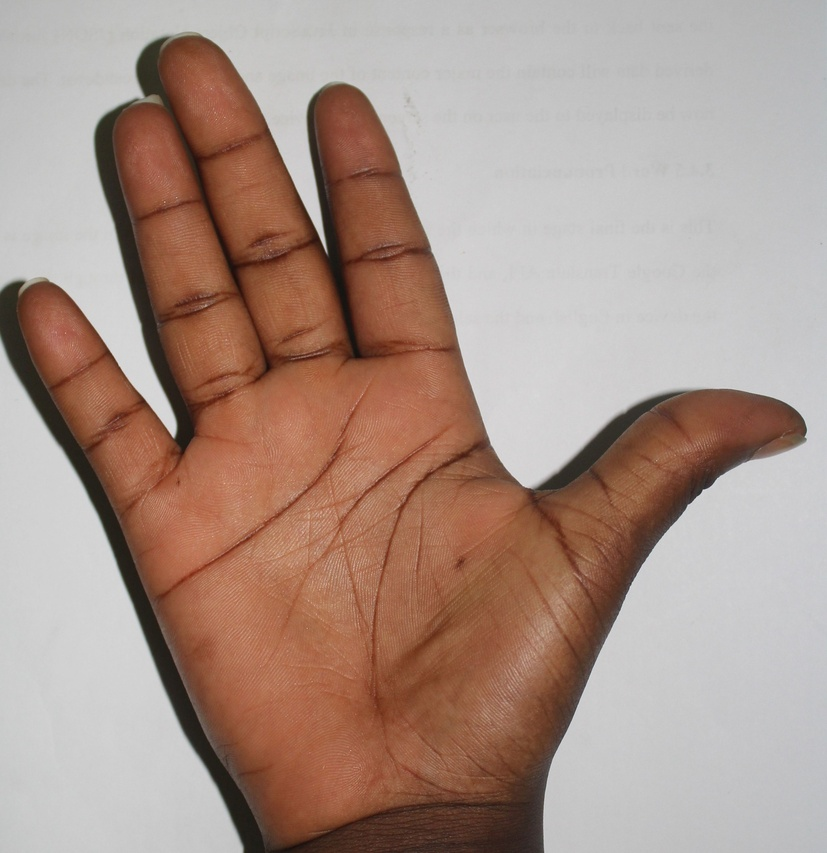
#> input picture src/palm1.JPG, 827 x 853 px, shrunk from 3009 x 3105 before the run
$ python -i my_masking_2.py   (imports and definitions only)   (older library calls are emulated)
#> lines starting #> are read from the running program, lines starting #| are printed output that depends on the picture; after the words box and inside, x2 and y2 are one past the last pixel; in counts of white or black regions, pixels touching at a corner belong together
import cv2
import numpy as np
import os


class ImageMaskingBuilder:
    def __init__(self, image_path: str):
        self.kernel_size = None
        self.image_path: str = image_path
        self.image: np.ndarray = self.__load_image_grayscale()

        self.set_kernel_size()

    # TODO: draft
    def __load_image(self) -> np.ndarray:
        return cv2.imread(self.image_path)

    def __load_image_grayscale(self) -> np.ndarray:
        return cv2.imread(self.image_path, 0)
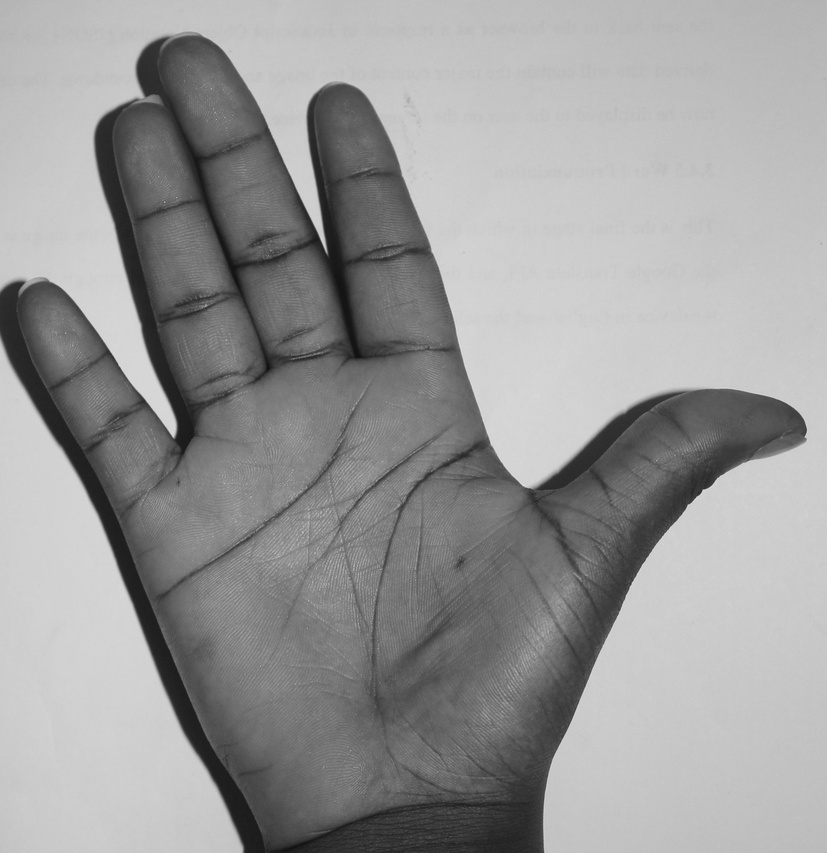
#> returned value: shape (853, 827); min 15, max 230, mean 153

    # TODO: Draft
    def convert_image_grayscale(self):
        self.image = cv2.cvtColor(self.image, cv2.COLOR_BGR2GRAY)

    def set_kernel_size(self, size: int = 3):
        self.kernel_size: np.ndarray = np.ones((size, size), np.uint8)

    def do_adaptive_mean(self, block_size: int = 199, constant: int = 5):
#> called with block_size = 111, constant = 13
        self.image = cv2.adaptiveThreshold(self.image, 255, cv2.ADAPTIVE_THRESH_MEAN_C,
                                           cv2.THRESH_BINARY, block_size, constant)
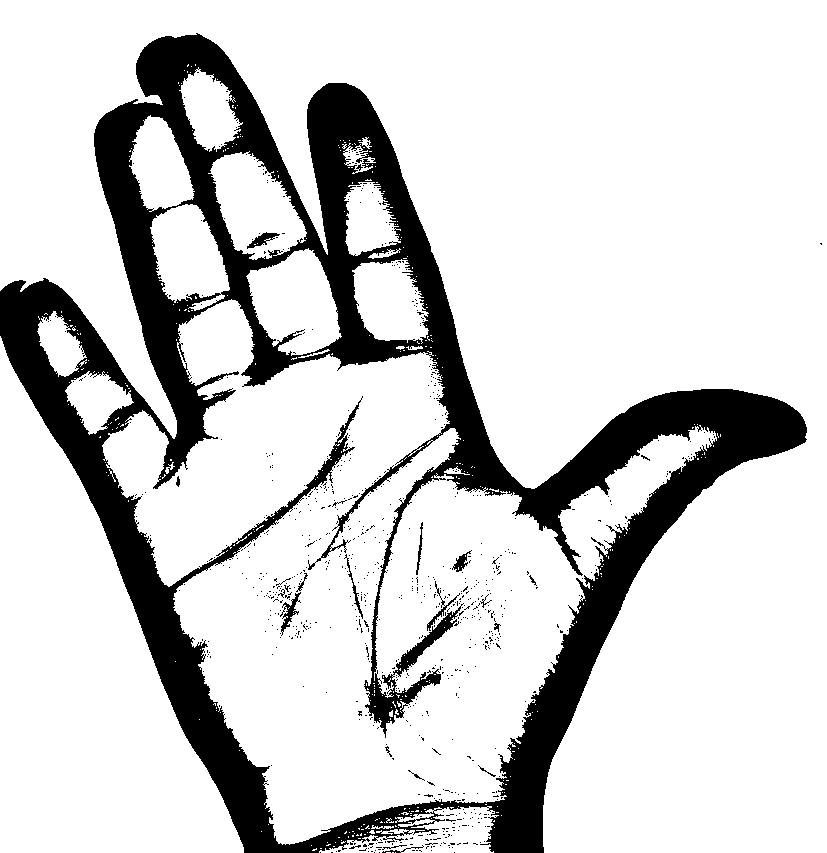
#> self.image: shape (853, 827); 82% white; 805 black regions (784 under 20 px), largest, box (x1, y1, x2, y2) and area: (0, 33, 807, 853) 123535, (280, 592, 301, 636) 270, (247, 232, 280, 249) 212
        return self

    # [4 lines left out: function do_adaptive_gaussian, not called in this run]

    def do_adaptive_mean_fix1(self):
        return self.do_adaptive_mean(111, 13).do_denoise_morphology_close().do_denoise_morphology_open()

    def do_equalize_histogram(self):
        self.image = cv2.equalizeHist(self.image)
        return self

    def do_denoise_morphology_close(self):
        self.image = cv2.morphologyEx(self.image, cv2.MORPH_CLOSE, self.kernel_size)
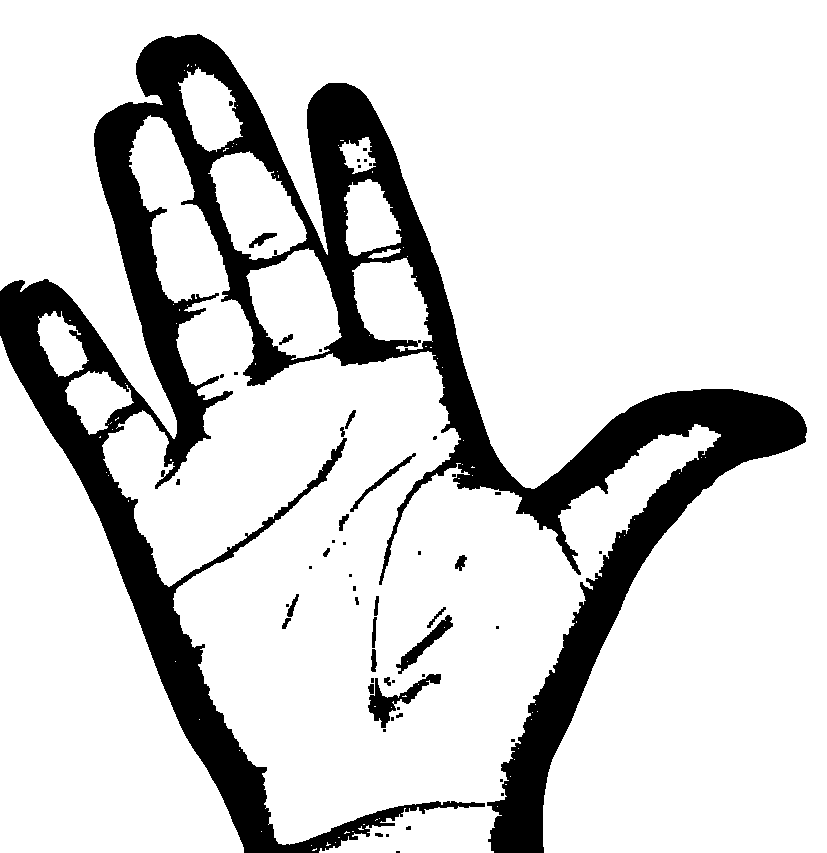
#> self.image: shape (853, 827); 83.2% white; 56 black regions (33 under 20 px), largest, box (x1, y1, x2, y2) and area: (0, 34, 807, 853) 114913, (368, 674, 441, 728) 1095, (396, 615, 453, 674) 732
        return self

    def do_denoise_morphology_open(self):
        self.image = cv2.morphologyEx(self.image, cv2.MORPH_OPEN, self.kernel_size)
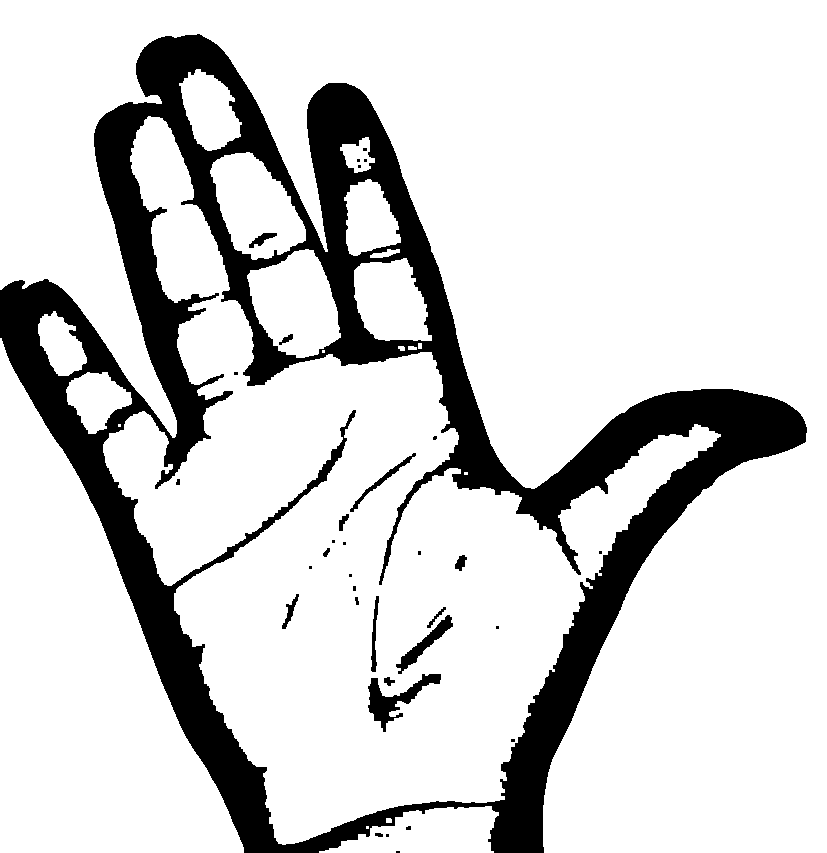
#> self.image: shape (853, 827); 83% white; 34 black regions (18 under 20 px), largest, box (x1, y1, x2, y2) and area: (0, 34, 807, 853) 116011, (368, 674, 441, 732) 1309, (396, 615, 453, 674) 737
        return self

    def do_denoise(self):
        self.image = cv2.fastNlMeansDenoising(self.image, None)
        return self

    def do_denoise_morphology_combined(self):
        return self.do_denoise_morphology_close().do_denoise_morphology_open()

    # [5 lines left out: function do_sobel_combined, not called in this run]

    def do_sobel_x(self):
        self.image = cv2.Sobel(self.image, cv2.CV_64F, 1, 0)
        return self

    def do_sobel_y(self):
        self.image = cv2.Sobel(self.image, cv2.CV_64F, 0, 1)
        return self

    def do_canny(self, min_threshold: float = 10, max_threshold: float = 200):
        self.image = cv2.Canny(self.image, min_threshold, max_threshold)
        return self

    # [11 lines left out: functions do_laplacian, export_image, not called in this run]

    def reset_image(self):
        self.image = self.__load_image_grayscale()

    def get_contours(self):
        return cv2.findContours(self.image, cv2.RETR_EXTERNAL, cv2.CHAIN_APPROX_SIMPLE)

>>> result = ImageMaskingBuilder('palm1.JPG').do_adaptive_mean_fix1()
